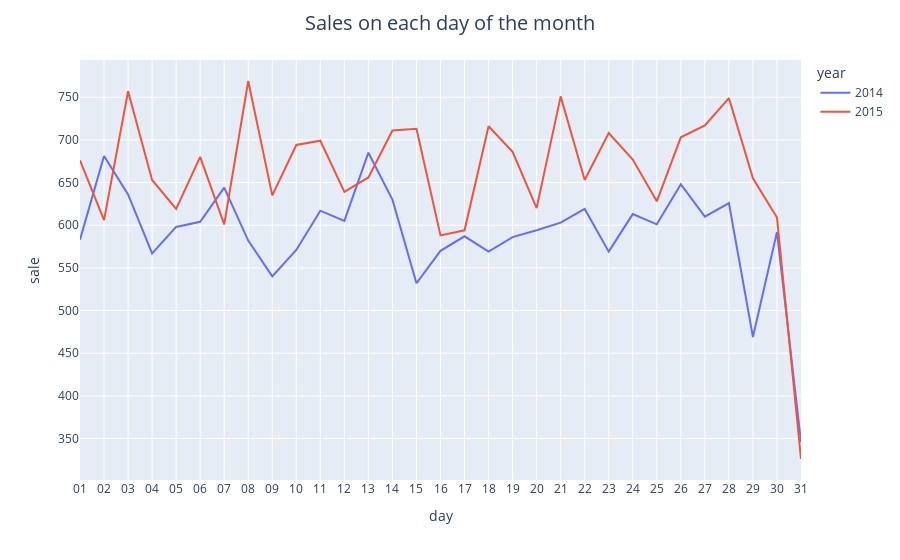

This figure's notebook cell:
### Code cell
moda= df.groupby(['year','day'], as_index = False).agg(sale=('itemDescription', 'count'))
fig = px.line(moda,x='day', y='sale',color='year')
fig.update_layout(title_text = 'Sales on each day of the month', title_x = 0.5,
                 title = {'font':{'size':20}})
fig.show()

### Figure 1 — Plotly figure (JSON) as saved in the notebook; plotly's stock layout.template omitted (floating-point values rounded to 4 significant figures)
{"data": [{"hovertemplate": "year=2014<br>day=%{x}<br>sale=%{y}<extra></extra>", "legendgroup": "2014", "line": {"color": "#636efa", "dash": "solid"}, "marker": {"symbol": "circle"}, "mode": "lines", "name": "2014", "orientation": "v", "showlegend": true, "type": "scatter", "x": ["01", "02", "03", "04", "05", "06", "07", "08", "09", "10", "11", "12", "13", "14", "15", "16", "17", "18", "19", "20", "21", "22", "23", "24", "25", "26", "27", "28", "29", "30", "31"], "xaxis": "x", "y": [583, 681, 636, 567, 598, 604, 644, 582, 540, 571, 617, 605, 685, 630, 532, 570, 587, 569, 586, 594, 603, 619, 569, 613, 601, 648, 610, 626, 469, 592, 346], "yaxis": "y"}, {"hovertemplate": "year=2015<br>day=%{x}<br>sale=%{y}<extra></extra>", "legendgroup": "2015", "line": {"color": "#EF553B", "dash": "solid"}, "marker": {"symbol": "circle"}, "mode": "lines", "name": "2015", "orientation": "v", "showlegend": true, "type": "scatter", "x": ["01", "02", "03", "04", "05", "06", "07", "08", "09", "10", "11", "12", "13", "14", "15", "16", "17", "18", "19", "20", "21", "22", "23", "24", "25", "26", "27", "28", "29", "30", "31"], "xaxis": "x", "y": [676, 606, 757, 653, 619, 680, 601, 769, 635, 694, 699, 639, 656, 711, 713, 588, 594, 716, 686, 620, 751, 653, 708, 677, 628, 703, 717, 749, 655, 609, 326], "yaxis": "y"}], "layout": {"autosize": true, "legend": {"title": {"text": "year"}, "tracegroupgap": 0}, "margin": {"t": 60}, "title": {"font": {"size": 20}, "text": "Sales on each day of the month", "x": 0.5}, "xaxis": {"anchor": "y", "autorange": true, "domain": [0, 1], "range": [0, 30], "title": {"text": "day"}, "type": "category"}, "yaxis": {"anchor": "x", "autorange": true, "domain": [0, 1], "range": [301.4, 793.6], "title": {"text": "sale"}, "type": "linear"}}}
